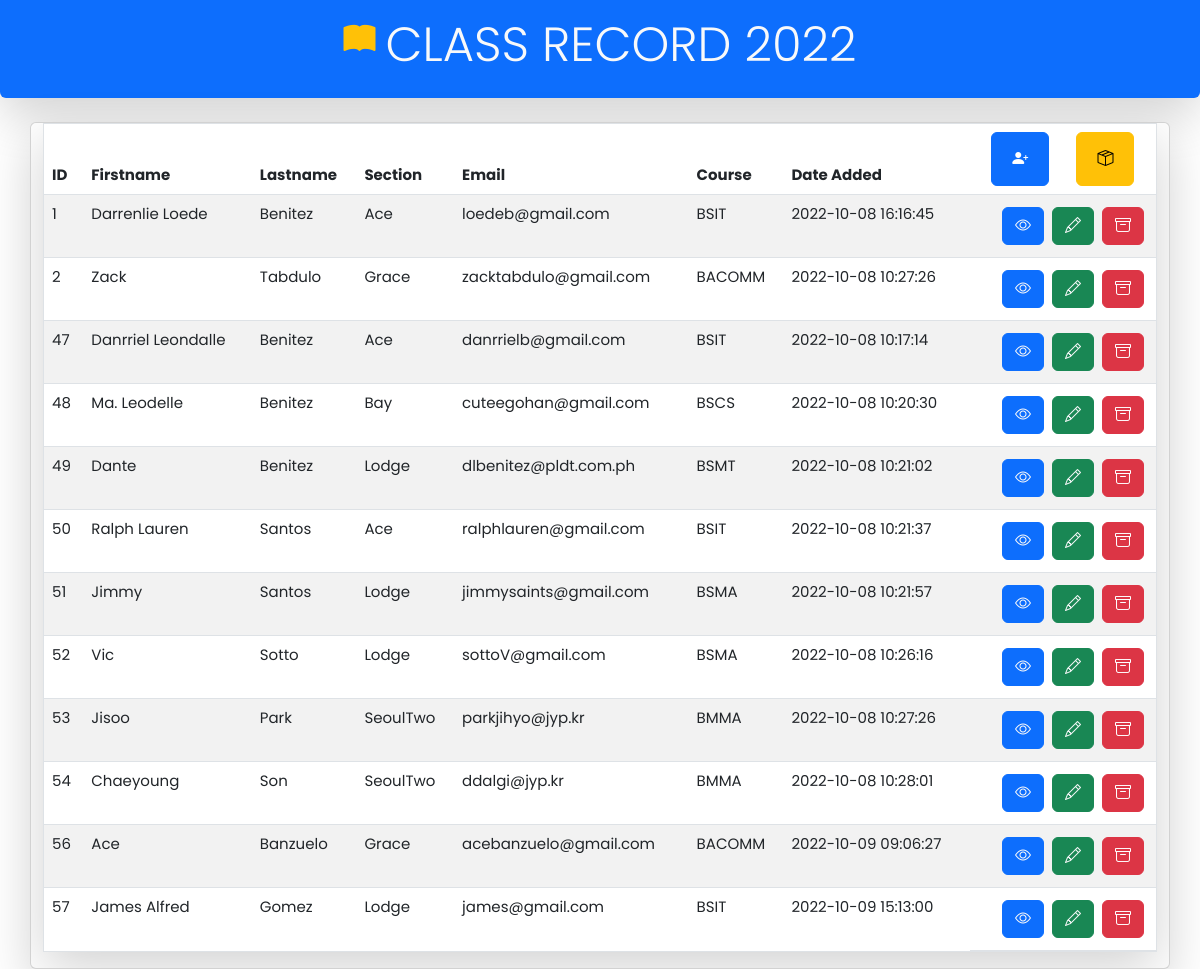
The page / on the database its author committed.
### tables this page shows
CREATE TABLE `students` (
  `student_id` int NOT NULL AUTO_INCREMENT,
  `firstname` varchar(125) NOT NULL,
  `lastname` varchar(45) NOT NULL,
  `section` varchar(45) NOT NULL,
  `email` varchar(45) NOT NULL,
  `course` varchar(45) NOT NULL,
  `date_added` timestamp NULL DEFAULT CURRENT_TIMESTAMP,
  PRIMARY KEY (`student_id`)
);

### pages/details.php (the view)
<?php
require 'db.php';
echo "<br> <div id='table_data' class='card container shadow-lg table-responsive'>
<table id='class_record_table' class='table border table-striped shadow-lg table-responsive'>
<thead>
    <tr>
        <th>ID</th>
        <th>Firstname</th>
        <th>Lastname</th>
        <th>Section</th>
        <th>Email</th>
        <th>Course</th>
        <th>Date Added</th>
        <th class='d-flex flex-row justify-content-around'>
                <button class='btn btn-primary d-flex justify-content-around' name ='add_student' value='insert' onclick='addStudent()'>
                    <i class='bi bi-person-plus-fill fs-6 m-2'></i>
                    <p id='add_student_text' class='m-2 text_small'>Add</p>
                </button>
                <button class='btn btn-warning d-flex justify-content-around' name ='archive_student' value='insert' onclick='archiveStudent()'>
                    <i class='bi bi-box-seam fs-6 m-2'></i>
                    <p id='add_student_text' class='m-2 text_small'>Archives</p>
                </button>
        </th>
    </tr>
</thead>";
    $db_data = "SELECT * FROM class_record.students";
    $result = $conn->query($db_data);
        if($result->num_rows > 0){
            echo"<tbody>";
            while($row = $result -> fetch_assoc()){
                echo "<tr id='".$row['student_id']."' class='tablerow'>";
                echo "<td class='tabledata'>".$row['student_id']."</td>";
                echo "<td class='tabledata'>".$row['firstname']."</td>";
                echo "<td class='tabledata'>".$row['lastname']."</td>";
                echo "<td class='tabledata'>".$row['section']."</td>";
                echo "<td class='tabledata'>".$row['email']."</td>";
                echo "<td class='tabledata'>".$row['course']."</td>";
                echo "<td class='tabledata'>".$row['date_added']."</td>";
                echo "<td class='d-flex justify-content-end'>
                <button class='btn btn-primary m-1' onclick='viewStudent(this.value)' value='".$row['student_id']."'><i class='bi bi-eye text-light'></i></button>
                <button class='btn btn-success m-1' onclick='updateStudent(this.value)' value='".$row['student_id']."'><i class='bi bi-pencil text-light'></i></button>
                <button class='btn btn-danger m-1' onclick='deleteStudent(this.value)' value='".$row['student_id']."'><i class='bi bi-archive'></i></button>
                </td>";
                echo "</tr>";
            }
            echo "</tbody></table></div>";
        }else{
            echo "<strong><i class='bi bi-megaphone-fill m-2'></i>ALERT: </strong><p>The table is empty <strong>Add one</strong> now</p>";
        }
?>

### index.php (shortened to what this page needs)
<?php
    require 'pages/db.php';
?>
<!DOCTYPE html>
<html lang="en">
<head>
    <link href="https://cdn.jsdelivr.net/npm/bootstrap@5.2.2/dist/css/bootstrap.min.css" rel="stylesheet">
    <link rel="stylesheet" href="https://cdn.jsdelivr.net/npm/bootstrap-icons@1.3.0/font/bootstrap-icons.css">
    <link rel="stylesheet" href="styles/style.css">
</head>
<body>
    <section class="container-fluid bg-primary d-flex justify-content-center rounded-bottom  shadow-lg p-3 position-relative">
        <div id="txtHint"class="position-absolute p-3 top-0" style="z-index: 9999;"></div>
        <i class="bi bi-book-fill text-warning fs-2 padding-r"></i>
        <h1 class="display-5 text_p text-light">CLASS RECORD 2022</h1>
    </section>
    <?php
        require 'pages/details.php';
    ?>
</body>
</html>

### styles/style.css (style rules this page uses)
* { margin: 0; padding: 0; box-sizing: border-box; font-family: 'Poppins', sans-serif; }
td { max-width: 600px; white-space: nowrap; }
.padding-r { padding-right: 10px; }
.table-responsive { min-width:700px; }
@media only screen and (max-width: 1200px) { th,tr,td { font-size: 15px; } }

### rows shown on the page
students: student_id "1", firstname "Darrenlie Loede", lastname "Benitez", section "Ace", email "loedeb@gmail.com", course "BSIT", date_added "2022-10-08 16:16:45"
students: student_id "2", firstname "Zack", lastname "Tabdulo", section "Grace", email "zacktabdulo@gmail.com", course "BACOMM", date_added "2022-10-08 10:27:26"
students: student_id "47", firstname "Danrriel Leondalle", lastname "Benitez", section "Ace", email "danrrielb@gmail.com", course "BSIT", date_added "2022-10-08 10:17:14"
students: student_id "48", firstname "Ma. Leodelle", lastname "Benitez", section "Bay", email "cuteegohan@gmail.com", course "BSCS", date_added "2022-10-08 10:20:30"
students: student_id "49", firstname "Dante", lastname "Benitez", section "Lodge", email "dlbenitez@pldt.com.ph", course "BSMT", date_added "2022-10-08 10:21:02"
students: student_id "50", firstname "Ralph Lauren", lastname "Santos", section "Ace", email "ralphlauren@gmail.com", course "BSIT", date_added "2022-10-08 10:21:37"
students: student_id "51", firstname "Jimmy", lastname "Santos", section "Lodge", email "jimmysaints@gmail.com", course "BSMA", date_added "2022-10-08 10:21:57"
students: student_id "52", firstname "Vic", lastname "Sotto", section "Lodge", email "sottoV@gmail.com", course "BSMA", date_added "2022-10-08 10:26:16"
students: student_id "53", firstname "Jisoo", lastname "Park", section "SeoulTwo", email "parkjihyo@jyp.kr", course "BMMA", date_added "2022-10-08 10:27:26"
students: student_id "54", firstname "Chaeyoung", lastname "Son", section "SeoulTwo", email "ddalgi@jyp.kr", course "BMMA", date_added "2022-10-08 10:28:01"
students: student_id "56", firstname "Ace", lastname "Banzuelo", section "Grace", email "acebanzuelo@gmail.com", course "BACOMM", date_added "2022-10-09 09:06:27"
students: student_id "57", firstname "James Alfred", lastname "Gomez", section "Lodge", email "james@gmail.com", course "BSIT", date_added "2022-10-09 15:13:00"
